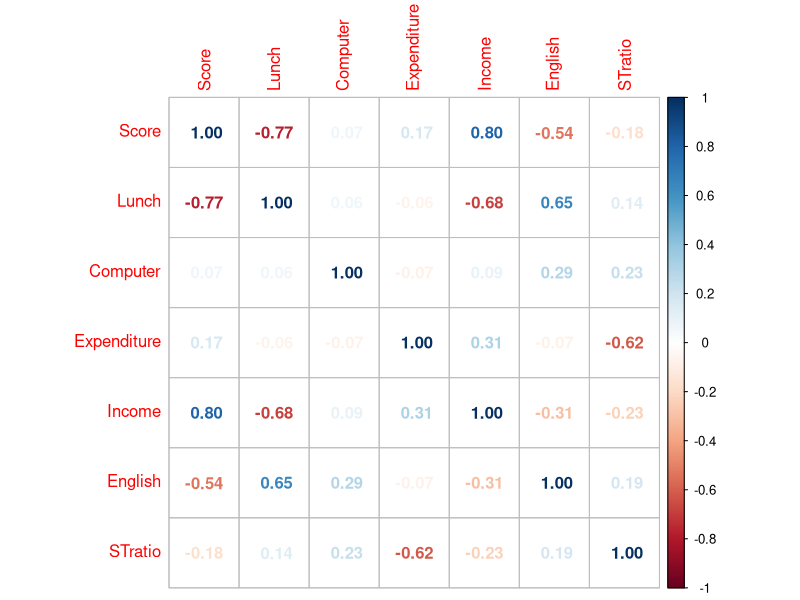
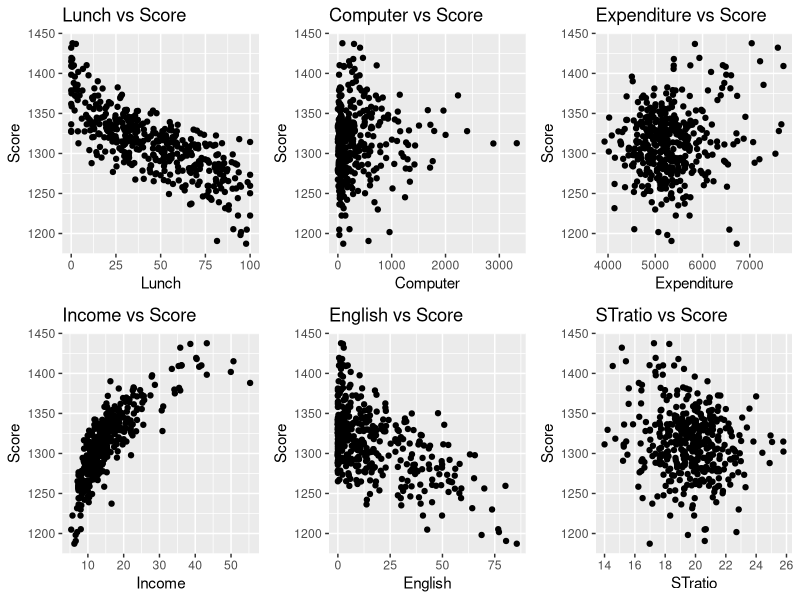

These figures' R source, in order:
## ---- chunk 1
knitr::opts_chunk$set(echo = TRUE)

# Read in the libraries that will be used
library(tidyverse)
library(mgcv)
library(glmnet)
library(knitr)
library(patchwork)
library(corrplot)
library(gridExtra)
library(splines)

# Read in the data
school <- read.table("SchoolResults.txt", header = T, sep = " ")
## ---- chunk 2
corrplot(cor(school), method = "number")

# # Adjust layout to a 2x3 grid
# par(mfrow = c(2, 3))
# 
# # Plot each pair of variables
# plot(school$Lunch, school$Scores, main = "Lunch vs Scores")
# plot(school$Computer, school$Scores, main = "Computer vs Scores")
# plot(school$Expenditure, school$Scores, main = "Expenditure vs Scores")
# plot(school$Income, school$Scores, main = "Income vs Scores")
# plot(school$English, school$Scores, main = "English vs Scores")
# plot(school$STratio, school$Scores, main = "STratio vs Scores")

if(!"Score" %in% names(school)) {
  stop("The 'school' dataset does not contain a 'Score' column. Please check the data.")
}


# Create individual plots with the correct column name "Score"
p1 <- ggplot(school, aes(x = Lunch, y = Score)) + geom_point() + ggtitle("Lunch vs Score")
p2 <- ggplot(school, aes(x = Computer, y = Score)) + geom_point() + ggtitle("Computer vs Score")
p3 <- ggplot(school, aes(x = Expenditure, y = Score)) + geom_point() + ggtitle("Expenditure vs Score")
p4 <- ggplot(school, aes(x = Income, y = Score)) + geom_point() + ggtitle("Income vs Score")
p5 <- ggplot(school, aes(x = English, y = Score)) + geom_point() + ggtitle("English vs Score")
p6 <- ggplot(school, aes(x = STratio, y = Score)) + geom_point() + ggtitle("STratio vs Score")

# Arrange the plots in a grid layout
grid.arrange(p1, p2, p3, p4, p5, p6, ncol = 3)
## ---- chunk 3
school.gam <- gam(Score ~ s(Lunch) + s(Income) + s(English) + STratio + Expenditure + Computer, data = school)

school.lm <- lm(Score ~ ns(Lunch) + ns(Income) + ns(English) + STratio + Expenditure + Computer, data = school)

